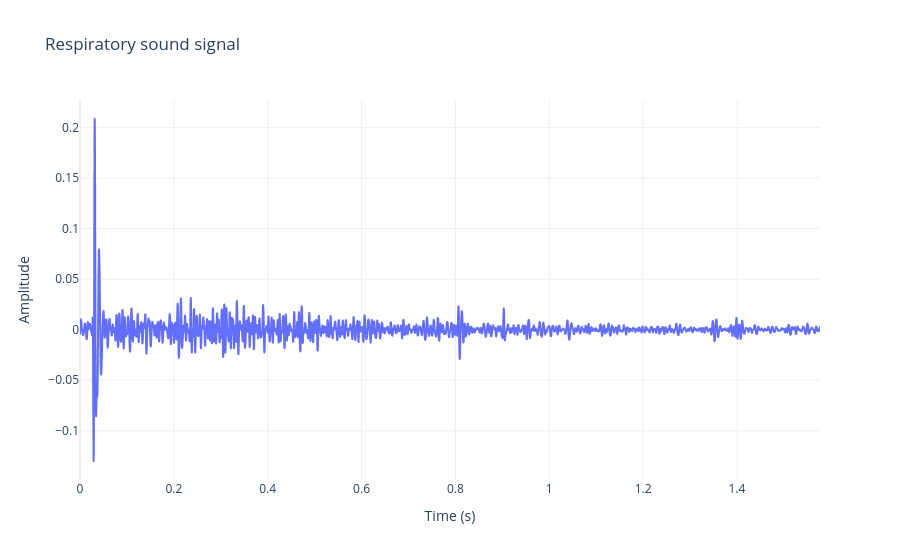

Notebook source saved alongside this figure:
### Code cell
fig = px.line(x=t, y=signal, labels={"x": "Time (s)", "y": "Amplitude"}, title=f"Respiratory sound signal")
fig.update_layout(
    hovermode="x unified",
    template="plotly_white"
)
fig.show()

### Figure 1 — Plotly figure (JSON) as saved in the notebook; plotly's stock layout.template omitted (floating-point values rounded to 4 significant figures; data arrays with more than 128 entries replaced by an {"elided": "..."} marker saying what was removed)
{"data": [{"hovertemplate": "Time (s)=%{x}<br>Amplitude=%{y}<extra></extra>", "legendgroup": "", "line": {"color": "#636efa", "dash": "solid"}, "marker": {"symbol": "circle"}, "mode": "lines", "name": "", "showlegend": false, "type": "scattergl", "x": {"elided": "6309 float values"}, "xaxis": "x", "y": {"elided": "6309 float values"}, "yaxis": "y"}], "layout": {"hovermode": "x unified", "legend": {"tracegroupgap": 0}, "title": {"text": "Respiratory sound signal"}, "xaxis": {"anchor": "y", "domain": [0, 1], "title": {"text": "Time (s)"}}, "yaxis": {"anchor": "x", "domain": [0, 1], "title": {"text": "Amplitude"}}}}
